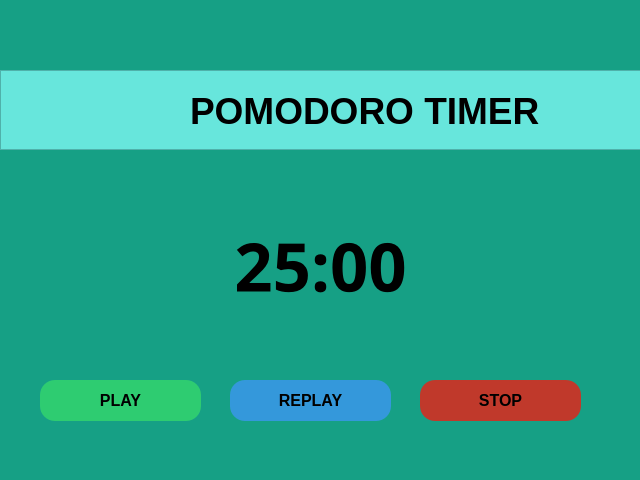
<?xml version="1.0" encoding="UTF-8"?>
<ui version="4.0">
 <class>Form</class>
 <widget class="QWidget" name="Form">
  <property name="geometry">
   <rect>
    <x>0</x>
    <y>0</y>
    <width>640</width>
    <height>480</height>
   </rect>
  </property>
  <property name="minimumSize">
   <size>
    <width>640</width>
    <height>480</height>
   </size>
  </property>
  <property name="maximumSize">
   <size>
    <width>640</width>
    <height>480</height>
   </size>
  </property>
  <property name="font">
   <font>
    <pointsize>10</pointsize>
   </font>
  </property>
  <property name="windowTitle">
   <string>Form</string>
  </property>
  <property name="styleSheet">
   <string notr="true">*{
	background: #16a085;
}
QFrame{
	background: #67e6dc;
}</string>
  </property>
  <widget class="QFrame" name="frame">
   <property name="geometry">
    <rect>
     <x>0</x>
     <y>70</y>
     <width>641</width>
     <height>80</height>
    </rect>
   </property>
   <property name="frameShape">
    <enum>QFrame::StyledPanel</enum>
   </property>
   <property name="frameShadow">
    <enum>QFrame::Raised</enum>
   </property>
   <widget class="QLabel" name="title">
    <property name="geometry">
     <rect>
      <x>190</x>
      <y>20</y>
      <width>351</width>
      <height>41</height>
     </rect>
    </property>
    <property name="font">
     <font>
      <family>Arial</family>
      <pointsize>28</pointsize>
      <weight>75</weight>
      <bold>true</bold>
     </font>
    </property>
    <property name="text">
     <string>POMODORO TIMER</string>
    </property>
   </widget>
   <widget class="QLabel" name="icon">
    <property name="geometry">
     <rect>
      <x>120</x>
      <y>10</y>
      <width>71</width>
      <height>61</height>
     </rect>
    </property>
    <property name="text">
     <string/>
    </property>
    <property name="pixmap">
     <pixmap>gambar/fast-time.png</pixmap>
    </property>
   </widget>
  </widget>
  <widget class="QPushButton" name="play">
   <property name="geometry">
    <rect>
     <x>40</x>
     <y>380</y>
     <width>161</width>
     <height>41</height>
    </rect>
   </property>
   <property name="font">
    <font>
     <pointsize>12</pointsize>
     <weight>75</weight>
     <bold>true</bold>
    </font>
   </property>
   <property name="cursor">
    <cursorShape>PointingHandCursor</cursorShape>
   </property>
   <property name="styleSheet">
    <string notr="true">QPushButton{
	background: #2ecc71;
	font-size: 15 px;
	border:none;
	border-radius:15px;
	border-color:black;
}

QPushButton:pressed{
	background: #4D4D4D;
}

QPushButton:hover{
	background: #B3B3B3;
}</string>
   </property>
   <property name="text">
    <string>PLAY</string>
   </property>
  </widget>
  <widget class="QPushButton" name="stop">
   <property name="geometry">
    <rect>
     <x>420</x>
     <y>380</y>
     <width>161</width>
     <height>41</height>
    </rect>
   </property>
   <property name="font">
    <font>
     <pointsize>12</pointsize>
     <weight>75</weight>
     <bold>true</bold>
    </font>
   </property>
   <property name="cursor">
    <cursorShape>PointingHandCursor</cursorShape>
   </property>
   <property name="styleSheet">
    <string notr="true">QPushButton{
	background: #c0392b;
	font-size: 15 px;
	border: none;
	border-radius:15px;
}

QPushButton:pressed{
	background: #4D4D4D;
}

QPushButton:hover{
	background: #B3B3B3;
}</string>
   </property>
   <property name="text">
    <string>STOP</string>
   </property>
  </widget>
  <widget class="QLabel" name="timers">
   <property name="geometry">
    <rect>
     <x>190</x>
     <y>210</y>
     <width>261</width>
     <height>111</height>
    </rect>
   </property>
   <property name="font">
    <font>
     <family>White Rabbit</family>
     <pointsize>50</pointsize>
     <weight>75</weight>
     <bold>true</bold>
    </font>
   </property>
   <property name="styleSheet">
    <string notr="true">background:#16a085;</string>
   </property>
   <property name="text">
    <string>25:00</string>
   </property>
   <property name="alignment">
    <set>Qt::AlignCenter</set>
   </property>
  </widget>
  <widget class="QPushButton" name="replay">
   <property name="geometry">
    <rect>
     <x>230</x>
     <y>380</y>
     <width>161</width>
     <height>41</height>
    </rect>
   </property>
   <property name="font">
    <font>
     <pointsize>12</pointsize>
     <weight>75</weight>
     <bold>true</bold>
    </font>
   </property>
   <property name="cursor">
    <cursorShape>PointingHandCursor</cursorShape>
   </property>
   <property name="styleSheet">
    <string notr="true">QPushButton{
	background: #3498db;
	font-size: 15 px;
	border:none;
	border-radius:15px;
	border-color:black;
}

QPushButton:pressed{
	background: #4D4D4D;
}

QPushButton:hover{
	background: #B3B3B3;
}</string>
   </property>
   <property name="text">
    <string>REPLAY</string>
   </property>
  </widget>
 </widget>
 <resources/>
 <connections/>
</ui>
